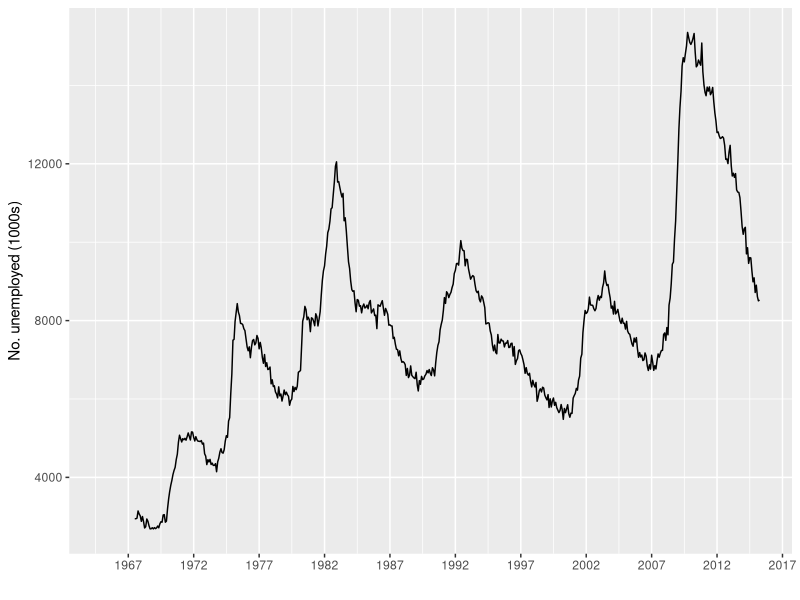

This figure's R source: (Note: this script raises an error after producing the figure.)
#' load library
rm(list=ls())
library(ggplot2)
library(scales)

#' original plot
unemp <- qplot(date, unemploy, data=economics, geom="line", 
				xlab = "", ylab = "No. unemployed (1000s)")
# set the x scale 
end <- max(economics$date) 
unemp <- unemp + scale_x_date(labels = date_format("%Y"),breaks=date_breaks("5 years"),limits = c(as.Date("1965-1-1"), end))

# load data used to mark
xtable(head(presidential))
presidential_part <- presidential[-(1:3), ]

#' mark by the period of typical president with line
#+ plot1, fig.width=10, fig.height=6
yrng <- range(economics$unemploy)
xrng <- range(economics$date)
unemp + geom_vline(aes(xintercept = as.numeric(start)), data = presidential_part)

#' mark by the period of typical president with rectangle
#+ plot2, fig.width=10, fig.height=6
unemp + geom_rect(aes(NULL, NULL, xmin = start, xmax = end, fill = party),
				  ymin = yrng[1], ymax = yrng[2],
				  data = presidential_part, alpha=0.2) +
scale_fill_manual(values = c("blue", "red"))  # set blue and red as the color of rectangle

#' use text to mark
#+ plot3, fig.width=10, fig.height=6
last_plot() +
geom_text(aes(x = start, y = yrng[1], label = name),
		  data = presidential_part,
		  size = 3, hjust = 0, vjust = 0)

#' add tex to the plot 
#+ plot4.5, fig.width=10, fig.height=6
caption <- paste(strwrap("Unemployment rates in the US have varied a lot over the years", 40), collapse="\n")
unemp + geom_text(aes(x, y, label = caption),
data = data.frame(x = xrng[2], y = yrng[2]), hjust = 1, vjust = 1, size = 4)


#' mark the highest point with red bold point
#+ plot4, fig.width=10, fig.height=6
highest <- subset(economics, unemploy == max(unemploy))
unemp + geom_point(data = highest, size = 3, colour = "red", alpha=0.5)

#' maps
library(maps)
data(us.cities)

cities <- us.cities
xtable(head(cities))

# plot the map
#+ plot5, fig.width=10, fig.height=6
ggplot(data=cities, aes(long, lat, size=pop)) + 
geom_jitter(color=I("red"), alpha=I(0.5), shape=1) +  # use the size of point to represent the population
xlim(-130, -60) + 
ylim(23, 50) +  
borders("state", size = 0.5)

#tx_cities <- subset(us.cities, country.etc == "TX")
#ggplot(tx_cities, aes(long, lat)) +
#borders("county", "texas", colour = "grey70") +
#geom_point(colour = "black", alpha=0.5)

